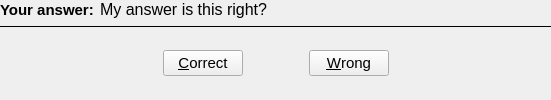
          <widget class="QWidget" name="decisionPage">
           <layout class="QVBoxLayout" name="verticalLayout_19">
            <property name="leftMargin">
             <number>0</number>
            </property>
            <property name="topMargin">
             <number>0</number>
            </property>
            <property name="rightMargin">
             <number>0</number>
            </property>
            <property name="bottomMargin">
             <number>0</number>
            </property>
            <item>
             <widget class="QWidget" name="enteredWidget3" native="true">
              <layout class="QVBoxLayout" name="verticalLayout_17">
               <property name="leftMargin">
                <number>0</number>
               </property>
               <property name="topMargin">
                <number>0</number>
               </property>
               <property name="rightMargin">
                <number>0</number>
               </property>
               <property name="bottomMargin">
                <number>0</number>
               </property>
               <item>
                <layout class="QHBoxLayout" name="horizontalLayout_11">
                 <item>
                  <widget class="QLabel" name="label_8">
                   <property name="font">
                    <font>
                     <pointsize>11</pointsize>
                     <weight>75</weight>
                     <bold>true</bold>
                    </font>
                   </property>
                   <property name="text">
                    <string>Your answer:</string>
                   </property>
                  </widget>
                 </item>
                 <item>
                  <widget class="QLabel" name="enteredLabel3">
                   <property name="sizePolicy">
                    <sizepolicy hsizetype="Expanding" vsizetype="Preferred">
                     <horstretch>0</horstretch>
                     <verstretch>0</verstretch>
                    </sizepolicy>
                   </property>
                   <property name="font">
                    <font>
                     <pointsize>12</pointsize>
                    </font>
                   </property>
                   <property name="text">
                    <string notr="true">My answer is this right?</string>
                   </property>
                  </widget>
                 </item>
                </layout>
               </item>
               <item>
                <layout class="QVBoxLayout" name="verticalLayout_18">
                 <property name="spacing">
                  <number>0</number>
                 </property>
                 <item>
                  <widget class="Line" name="line_4">
                   <property name="sizePolicy">
                    <sizepolicy hsizetype="Expanding" vsizetype="Fixed">
                     <horstretch>0</horstretch>
                     <verstretch>0</verstretch>
                    </sizepolicy>
                   </property>
                   <property name="frameShadow">
                    <enum>QFrame::Plain</enum>
                   </property>
                   <property name="orientation">
                    <enum>Qt::Horizontal</enum>
                   </property>
                  </widget>
                 </item>
                </layout>
               </item>
              </layout>
             </widget>
            </item>
            <item>
             <spacer name="enteredSpacer3">
              <property name="orientation">
               <enum>Qt::Vertical</enum>
              </property>
              <property name="sizeHint" stdset="0">
               <size>
                <width>20</width>
                <height>1</height>
               </size>
              </property>
             </spacer>
            </item>
            <item>
             <layout class="QHBoxLayout" name="horizontalLayout_8">
              <item>
               <spacer name="horizontalSpacer_11">
                <property name="orientation">
                 <enum>Qt::Horizontal</enum>
                </property>
                <property name="sizeHint" stdset="0">
                 <size>
                  <width>163</width>
                  <height>20</height>
                 </size>
                </property>
               </spacer>
              </item>
              <item>
               <widget class="QPushButton" name="decideCorrectButton">
                <property name="font">
                 <font>
                  <pointsize>11</pointsize>
                 </font>
                </property>
                <property name="focusPolicy">
                 <enum>Qt::NoFocus</enum>
                </property>
                <property name="text">
                 <string>&amp;Correct</string>
                </property>
               </widget>
              </item>
              <item>
               <spacer name="horizontalSpacer_10">
                <property name="orientation">
                 <enum>Qt::Horizontal</enum>
                </property>
                <property name="sizeType">
                 <enum>QSizePolicy::Fixed</enum>
                </property>
                <property name="sizeHint" stdset="0">
                 <size>
                  <width>60</width>
                  <height>20</height>
                 </size>
                </property>
               </spacer>
              </item>
              <item>
               <widget class="QPushButton" name="decideWrongButton">
                <property name="font">
                 <font>
                  <pointsize>11</pointsize>
                 </font>
                </property>
                <property name="focusPolicy">
                 <enum>Qt::NoFocus</enum>
                </property>
                <property name="text">
                 <string>&amp;Wrong</string>
                </property>
               </widget>
              </item>
              <item>
               <spacer name="horizontalSpacer_12">
                <property name="orientation">
                 <enum>Qt::Horizontal</enum>
                </property>
                <property name="sizeHint" stdset="0">
                 <size>
                  <width>162</width>
                  <height>20</height>
                 </size>
                </property>
               </spacer>
              </item>
             </layout>
            </item>
            <item>
             <spacer name="verticalSpacer_5">
              <property name="orientation">
               <enum>Qt::Vertical</enum>
              </property>
              <property name="sizeHint" stdset="0">
               <size>
                <width>20</width>
                <height>24</height>
               </size>
              </property>
             </spacer>
            </item>
           </layout>
          </widget>
